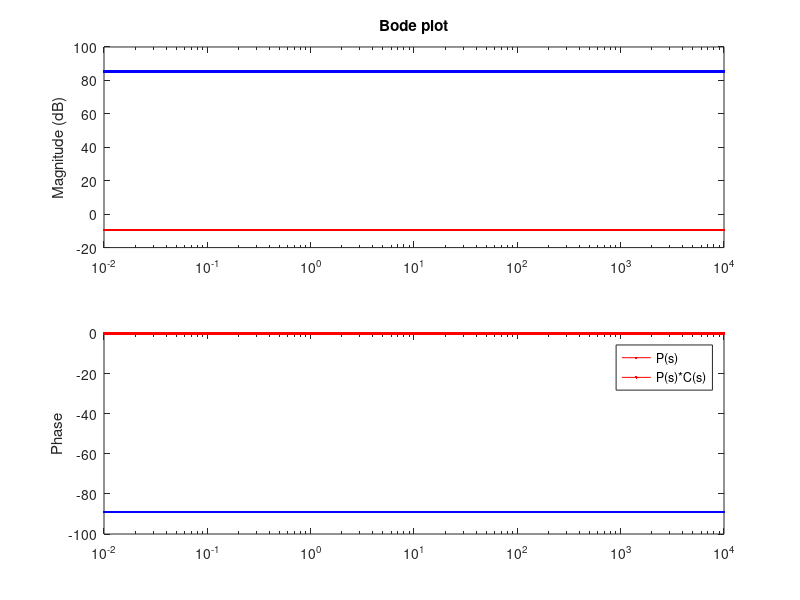

MATLAB code to generate this figure: (Note: a time limit stopped this script after it produced the figure.)
clear; close all;
w = 10.^(-2:.01:4);
g = 9.8; m = 1.5; c = .05; l = .05; J = .0475; r = .25;
P = tf(r,[J c m*g*l]);
[mag,phase] = bode(P,w);

figure;
subplot(2,1,1); semilogx(w,20*log10(mag(1,:)),'r'); hold on;
title('Bode plot'); ylabel('Magnitude (dB)');
subplot(2,1,2); semilogx(w,phase(1,:),'r'); hold on;
ylabel('Phase');

C = tf(550*[1 2 1],[1 0]);
loop = P*C;
[mag,phase] = bode(loop,w);
subplot(2,1,1); semilogx(w,20*log10(mag(1,:)),'b');
subplot(2,1,2); semilogx(w,phase(1,:),'b');
legend('P(s)','P(s)*C(s)');
[Gm,Pm] = margin(loop)

closedLoop = P*C/(1+P*C);
figure; step(closedLoop);
figure; bode(closedLoop);
info = stepinfo(closedLoop);
Tr = info.RiseTime
Ts = info.SettlingTime
Overshoot = info.Overshoot
